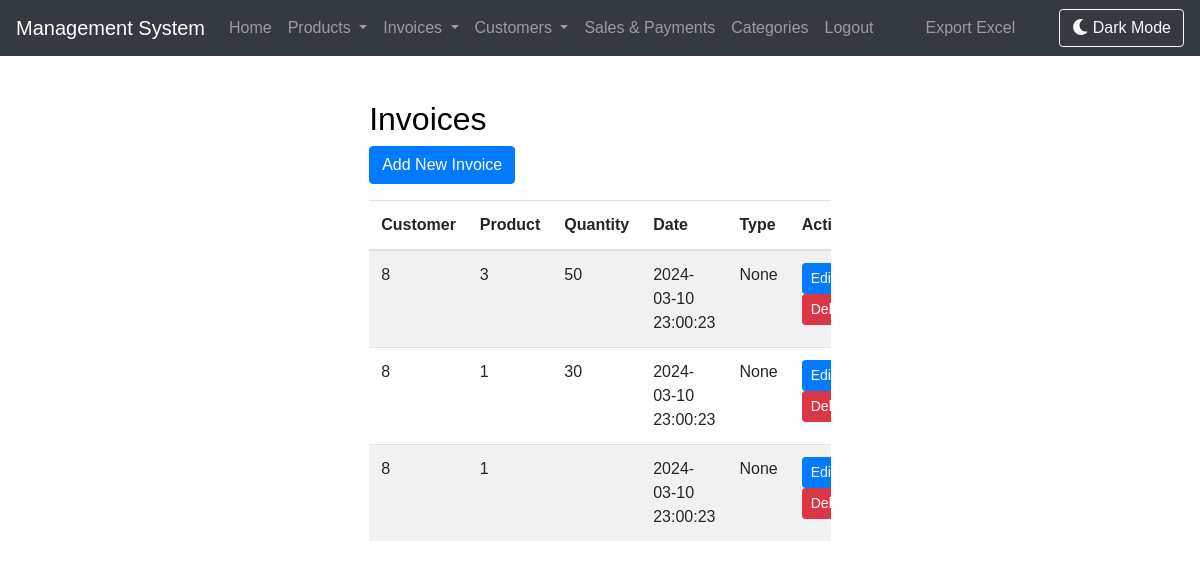
The page /invoices (signed in) on the database as committed earlier.
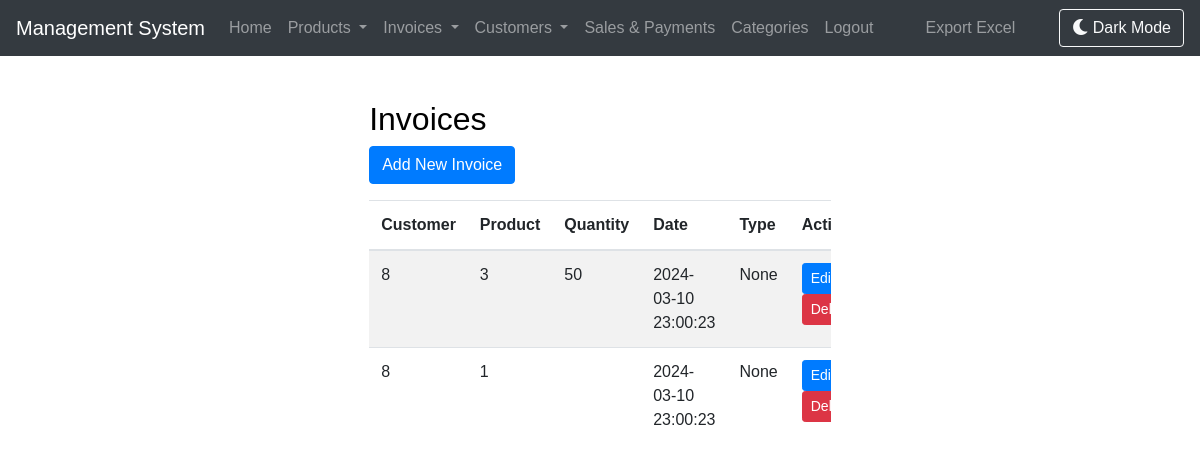
The same page on the database as committed later.
### tables this page shows
CREATE TABLE invoices (
    id INTEGER PRIMARY KEY,
    customer_id INTEGER,
    product_id INTEGER,
    quantity INTEGER,
    date TEXT,
    type TEXT, price REAL, discount REAL, total REAL, notes TEXT,
    FOREIGN KEY (customer_id) REFERENCES customers (id),
    FOREIGN KEY (product_id) REFERENCES products (id)
);

### app.py (the view)
@app.route('/invoices')
def invoices():
    if is_logged_in():
        conn = sqlite3.connect('database.db')
        c = conn.cursor()
        c.execute("SELECT * FROM invoices")
        invoices = c.fetchall()
        conn.close()
        return render_template('invoices.html', invoices=invoices, is_logged_in=is_logged_in())
    else:
        return redirect(url_for('login'))

### app.py (called while the page is built)
def is_logged_in():
    return 'username' in session

### templates/invoices.html
{% extends "base.html" %}
{% block content %}
<div class="row justify-content-center">
    <div class="col-md-10">
        <h2>Invoices</h2>
        <a href="{{ url_for('create_invoice') }}" class="btn btn-primary mb-3">Add New Invoice</a>
        <div class="table-responsive">
            <table class="table table-striped">
                <thead>
                    <tr>
                        <th scope="col">Customer</th>
                        <th scope="col">Product</th>
                        <th scope="col">Quantity</th>
                        <th scope="col">Date</th>
                        <th scope="col">Type</th>
                        <th scope="col">Actions</th>
                    </tr>
                </thead>
                <tbody>
                    {% for invoice in invoices %}
                    <tr>
                        <td>{{ invoice[1] }}</td>
                        <td>{{ invoice[2] }}</td>
                        <td>{{ invoice[3] }}</td>
                        <td>{{ invoice[4] }}</td>
                        <td>{{ invoice[5] }}</td>
                        <td>
                            <a href="{{ url_for('edit_invoice', invoice_id=invoice[0]) }}" class="btn btn-sm btn-primary">Edit</a>
                            <form method="POST" action="{{ url_for('delete_invoice', invoice_id=invoice[0]) }}" style="display: inline-block;">
                                <button type="submit" class="btn btn-sm btn-danger" onclick="return confirm('Are you sure you want to delete this invoice?')">Delete</button>
                            </form>
                        </td>
                    </tr>
                    {% endfor %}
                </tbody>
            </table>
        </div>
    </div>
</div>
{% endblock %}

### templates/base.html (shortened to what this page needs)
<!DOCTYPE html>
<html lang="en">
<head>
    <link href="https://stackpath.bootstrapcdn.com/bootstrap/4.5.2/css/bootstrap.min.css" rel="stylesheet">
    <link href="{{ url_for('static', filename='styles.css') }}" rel="stylesheet">
    <link rel="stylesheet" href="https://cdnjs.cloudflare.com/ajax/libs/font-awesome/5.15.4/css/all.min.css">
</head>
<body>
<nav class="navbar navbar-expand-lg navbar-dark bg-dark">
  <a class="navbar-brand" href="#">Management System</a>
  <div class="collapse navbar-collapse" id="navbarNav">
    <ul class="navbar-nav">
      <li class="nav-item">
        <a class="nav-link" href="{{ url_for('home') }}">Home</a>
      </li>
      <li class="nav-item dropdown">
        <a class="nav-link dropdown-toggle" href="#" id="navbarDropdownProducts" role="button" data-toggle="dropdown" aria-haspopup="true" aria-expanded="false">
          Products
        </a>
      </li>
      <li class="nav-item dropdown">
        <a class="nav-link dropdown-toggle" href="#" id="navbarDropdownInvoices" role="button" data-toggle="dropdown" aria-haspopup="true" aria-expanded="false">
          Invoices
        </a>
      </li>
      <li class="nav-item dropdown">
        <a class="nav-link dropdown-toggle" href="#" id="navbarDropdownCustomers" role="button" data-toggle="dropdown" aria-haspopup="true" aria-expanded="false">
          Customers
        </a>
      </li>
      <li class="nav-item">
        <a class="nav-link" href="{{ url_for('sales_and_payments') }}">Sales & Payments</a>
      </li>
      <li class="nav-item">
        <a class="nav-link" href="{{ url_for('categories') }}">Categories</a>
      </li>
      <li class="nav-item">
        <a class="nav-link" href="{{ url_for('logout') }}">Logout</a>
      </li>
    </ul>
    <ul class="navbar-nav ml-auto">
      <li class="nav-item">
        <a class="nav-link" href="{{ url_for('export_excel') }}">Export Excel</a>
      </li>
    </ul>
	 <ul class="navbar-nav ml-auto">
      <li class="nav-item">
        <button class="btn btn-outline-light" id="darkModeToggle"><i class="fas fa-moon"></i> Dark Mode</button>
      </li>
    </ul>
  </div>
</nav>
<div class="container mt-4">
    {% block content %}{% endblock %}
</div>
</body>
</html>

### static/styles.css (style rules this page uses)
body { font-family: Arial, sans-serif; background-color: #f4f4f4; margin: 0; padding: 0; }
.container { max-width: 600px; margin: 0 auto; padding: 20px; }
body { background-color: #ffffff; color: #000000; }
.navbar { background-color: #343a40; }

Rows that differ between the two databases and show on the page:
removed invoices: customer "8", product "1", quantity "30", date "2024-03-10 23:00:23", invoice "None"
